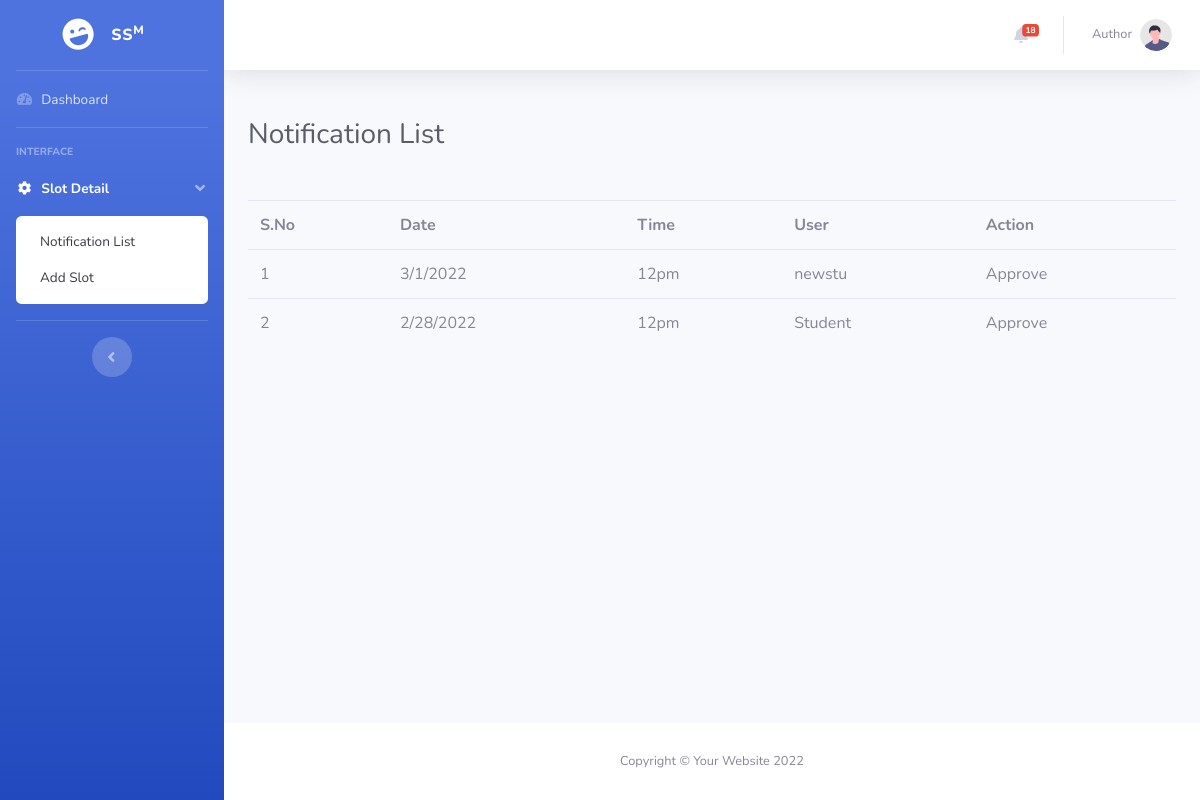
The app's page /bookinglist.php (signed in) with its own data.
### tables this page shows
CREATE TABLE `tbl_slot` (
  `slot_id` int(11) NOT NULL,
  `slotdate` varchar(255) NOT NULL,
  `slottime` varchar(255) NOT NULL,
  `user_id` int(255) NOT NULL DEFAULT -1,
  `authorid` int(11) NOT NULL DEFAULT 0,
  `status` int(1) NOT NULL DEFAULT 0
);

CREATE TABLE `tbl_user` (
  `id` int(11) NOT NULL,
  `fname` varchar(255) NOT NULL,
  `lname` varchar(255) NOT NULL,
  `email` varchar(255) NOT NULL,
  `password` varchar(255) NOT NULL,
  `status` int(1) NOT NULL DEFAULT 0
);

### bookinglist.php (the view, shortened to what this page needs)
<?php include('header.php');
$sql2 = "SELECT * FROM tbl_slot WHERE user_id!='-1' AND authorid=".$_SESSION['user_id']." ORDER BY slot_id DESC";
                            $result2 = $conn->query($sql2);
 ?>
<div class="container-fluid">
    <br>
    <div class="d-sm-flex align-items-center justify-content-between mb-4">
        <h1 class="h3 mb-0 text-gray-800">Notification List</h1>
    </div>
    <br>
    <div class="row">
        <div class="col-lg-12">
            <table class="table">
                <tr>
                    <th>S.No</th>
                    <th>Date</th>
                    <th>Time</th>
                    <th>User</th>
                    <th>Action</th>
                </tr>
                <?php
if ($result2->num_rows > 0) {
    $i=1;
                while($row = $result2->fetch_assoc()) {
                    $uid=$row["user_id"];
                    $record = mysqli_query($conn, "SELECT * FROM tbl_user WHERE id='$uid'");
            $n = mysqli_fetch_array($record);
                    ?>
                <tr>
                    <td><?php echo $i++ ?></td>
                    <td><?php echo $row['slotdate'] ?></td>
                    <td><?php echo $row['slottime'] ?></td>
                    <td><?php echo $n['fname'] ?></td>
                    <td>
                        <?php if($row['status'] == 2){
                echo 'Approve';
              }else{
                ?>
                        <button onclick="updatebookslot(<?= $row['slot_id'] ?>,<?= $row['user_id'] ?>)">Approve</button>
                        <?php
              } ?>
                    </td>
                </tr>
                <?php
                }
            }
                ?>
            </table>
        </div>
    </div>
</div>
</div>
<?php include('footer.php') ?>

### records on screen
tbl_slot: slotdate "3/1/2022", slottime "12pm", user.fname "newstu", status "Approve"
tbl_slot: slotdate "2/28/2022", slottime "12pm", user.fname "Student", status "Approve"

### other values on screen
$result->num_rows "18"
$_SESSION["name"] "Author"
